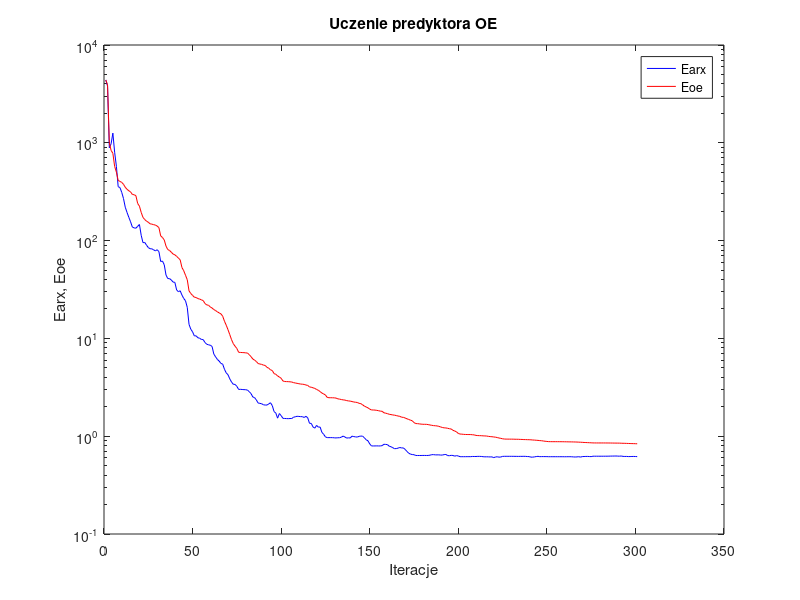
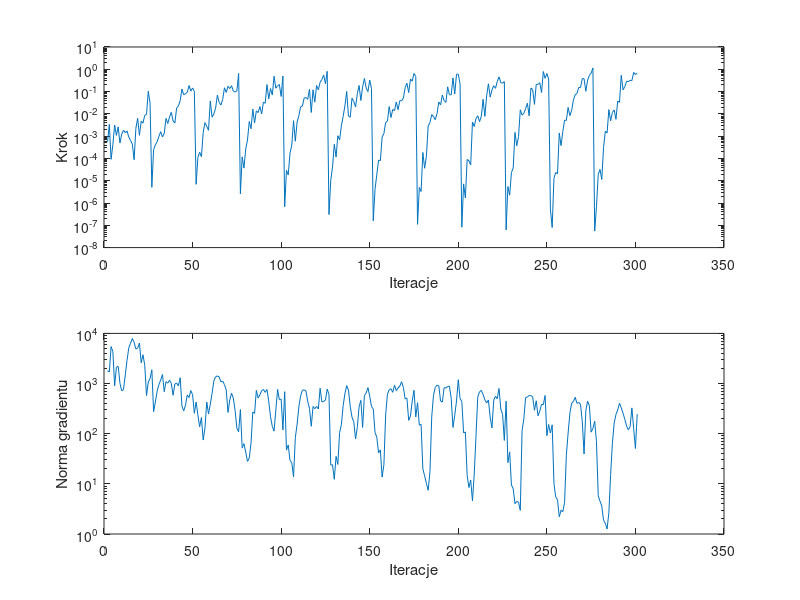

The MATLAB script that drew these images, in order:
%uczenie predyktora oe
clear all;
n=0; farx(n+1)=4.395900e+003; foe(n+1)=4.394085e+003; wspucz(n+1)=0.000000e+000; ng(n+1)=0.000000e+000;
%odnowa zmiennej metryki
n=1; farx(n+1)=3.804030e+003; foe(n+1)=3.913716e+003; krok(n+1)=5.559287e-004; ng(n+1)=1.798271e+003;
n=2; farx(n+1)=8.879641e+002; foe(n+1)=1.003771e+003; krok(n+1)=3.340564e-003; ng(n+1)=1.700854e+003;
n=3; farx(n+1)=9.758728e+002; foe(n+1)=8.361054e+002; krok(n+1)=9.108681e-005; ng(n+1)=5.466667e+003;
n=4; farx(n+1)=1.255990e+003; foe(n+1)=7.811277e+002; krok(n+1)=4.187548e-004; ng(n+1)=4.353864e+003;
n=5; farx(n+1)=8.009496e+002; foe(n+1)=5.748972e+002; krok(n+1)=3.144401e-003; ng(n+1)=8.972536e+002;
n=6; farx(n+1)=5.740729e+002; foe(n+1)=5.010424e+002; krok(n+1)=1.081189e-003; ng(n+1)=2.113970e+003;
n=7; farx(n+1)=3.559466e+002; foe(n+1)=4.128896e+002; krok(n+1)=2.607206e-003; ng(n+1)=2.201644e+003;
n=8; farx(n+1)=3.486292e+002; foe(n+1)=4.028087e+002; krok(n+1)=4.898436e-004; ng(n+1)=1.013465e+003;
n=9; farx(n+1)=3.116901e+002; foe(n+1)=3.937032e+002; krok(n+1)=1.250114e-003; ng(n+1)=7.165206e+002;
n=10; farx(n+1)=2.693335e+002; foe(n+1)=3.765390e+002; krok(n+1)=1.828656e-003; ng(n+1)=7.580413e+002;
n=11; farx(n+1)=2.195243e+002; foe(n+1)=3.510674e+002; krok(n+1)=1.427772e-003; ng(n+1)=1.484740e+003;
n=12; farx(n+1)=1.940410e+002; foe(n+1)=3.344956e+002; krok(n+1)=1.700633e-003; ng(n+1)=2.909408e+003;
n=13; farx(n+1)=1.731384e+002; foe(n+1)=3.234141e+002; krok(n+1)=9.053002e-004; ng(n+1)=5.160931e+003;
n=14; farx(n+1)=1.556406e+002; foe(n+1)=3.149840e+002; krok(n+1)=6.328553e-004; ng(n+1)=6.388751e+003;
n=15; farx(n+1)=1.375138e+002; foe(n+1)=2.964584e+002; krok(n+1)=4.395065e-004; ng(n+1)=7.898629e+003;
n=16; farx(n+1)=1.350236e+002; foe(n+1)=2.944095e+002; krok(n+1)=8.763006e-005; ng(n+1)=6.610335e+003;
n=17; farx(n+1)=1.337846e+002; foe(n+1)=2.881369e+002; krok(n+1)=2.267275e-003; ng(n+1)=4.870991e+003;
n=18; farx(n+1)=1.399712e+002; foe(n+1)=2.397493e+002; krok(n+1)=6.303106e-003; ng(n+1)=5.112471e+003;
n=19; farx(n+1)=1.460768e+002; foe(n+1)=2.249320e+002; krok(n+1)=1.093065e-003; ng(n+1)=6.409120e+003;
n=20; farx(n+1)=1.132453e+002; foe(n+1)=1.942468e+002; krok(n+1)=4.692985e-003; ng(n+1)=2.596385e+003;
n=21; farx(n+1)=9.529809e+001; foe(n+1)=1.727463e+002; krok(n+1)=3.840117e-003; ng(n+1)=3.745515e+003;
n=22; farx(n+1)=9.572867e+001; foe(n+1)=1.641722e+002; krok(n+1)=8.580693e-003; ng(n+1)=2.322666e+003;
n=23; farx(n+1)=8.979242e+001; foe(n+1)=1.579718e+002; krok(n+1)=9.447410e-003; ng(n+1)=5.748720e+002;
n=24; farx(n+1)=8.493827e+001; foe(n+1)=1.541354e+002; krok(n+1)=1.039503e-001; ng(n+1)=1.078750e+003;
n=25; farx(n+1)=8.259186e+001; foe(n+1)=1.485885e+002; krok(n+1)=3.001959e-002; ng(n+1)=1.254958e+003;
%odnowa zmiennej metryki
n=26; farx(n+1)=8.241973e+001; foe(n+1)=1.473179e+002; krok(n+1)=5.082078e-006; ng(n+1)=1.881451e+003;
n=27; farx(n+1)=8.052702e+001; foe(n+1)=1.456153e+002; krok(n+1)=2.463545e-004; ng(n+1)=2.753694e+002;
n=28; farx(n+1)=7.850001e+001; foe(n+1)=1.441106e+002; krok(n+1)=4.090701e-004; ng(n+1)=4.289846e+002;
n=29; farx(n+1)=8.068279e+001; foe(n+1)=1.409409e+002; krok(n+1)=5.636956e-004; ng(n+1)=7.105560e+002;
n=30; farx(n+1)=7.711241e+001; foe(n+1)=1.357575e+002; krok(n+1)=9.709103e-004; ng(n+1)=9.533797e+002;
n=31; farx(n+1)=6.109626e+001; foe(n+1)=1.116950e+002; krok(n+1)=1.588254e-003; ng(n+1)=1.179864e+003;
n=32; farx(n+1)=6.181321e+001; foe(n+1)=1.076274e+002; krok(n+1)=9.152390e-004; ng(n+1)=1.515787e+003;
n=33; farx(n+1)=5.669294e+001; foe(n+1)=1.016105e+002; krok(n+1)=1.317301e-003; ng(n+1)=6.888037e+002;
n=34; farx(n+1)=4.446994e+001; foe(n+1)=8.785387e+001; krok(n+1)=6.283621e-003; ng(n+1)=1.094431e+003;
n=35; farx(n+1)=4.091397e+001; foe(n+1)=8.095600e+001; krok(n+1)=3.671029e-003; ng(n+1)=1.016840e+003;
n=36; farx(n+1)=4.086447e+001; foe(n+1)=7.925471e+001; krok(n+1)=7.251821e-003; ng(n+1)=1.167964e+003;
n=37; farx(n+1)=3.954599e+001; foe(n+1)=7.607714e+001; krok(n+1)=1.170476e-002; ng(n+1)=1.005455e+003;
n=38; farx(n+1)=3.767930e+001; foe(n+1)=7.289586e+001; krok(n+1)=4.841655e-003; ng(n+1)=5.829732e+002;
n=39; farx(n+1)=3.739027e+001; foe(n+1)=7.157548e+001; krok(n+1)=3.878835e-003; ng(n+1)=9.769216e+002;
n=40; farx(n+1)=3.128415e+001; foe(n+1)=6.902546e+001; krok(n+1)=1.819302e-002; ng(n+1)=1.027373e+003;
n=41; farx(n+1)=3.002241e+001; foe(n+1)=6.631078e+001; krok(n+1)=2.284436e-002; ng(n+1)=8.967020e+002;
n=42; farx(n+1)=3.069825e+001; foe(n+1)=6.357418e+001; krok(n+1)=3.899737e-002; ng(n+1)=1.310355e+003;
n=43; farx(n+1)=2.775337e+001; foe(n+1)=5.303171e+001; krok(n+1)=1.300904e-001; ng(n+1)=3.565756e+002;
n=44; farx(n+1)=2.561327e+001; foe(n+1)=4.920134e+001; krok(n+1)=7.204068e-002; ng(n+1)=2.849620e+002;
n=45; farx(n+1)=2.427469e+001; foe(n+1)=4.428770e+001; krok(n+1)=7.959957e-002; ng(n+1)=3.711701e+002;
n=46; farx(n+1)=2.078036e+001; foe(n+1)=3.983531e+001; krok(n+1)=9.228634e-002; ng(n+1)=5.898155e+002;
n=47; farx(n+1)=1.391528e+001; foe(n+1)=3.059506e+001; krok(n+1)=1.865458e-001; ng(n+1)=5.267123e+002;
n=48; farx(n+1)=1.241154e+001; foe(n+1)=2.876027e+001; krok(n+1)=1.044009e-001; ng(n+1)=7.239682e+002;
n=49; farx(n+1)=1.167562e+001; foe(n+1)=2.752739e+001; krok(n+1)=1.453256e-001; ng(n+1)=6.008537e+002;
n=50; farx(n+1)=1.060004e+001; foe(n+1)=2.637117e+001; krok(n+1)=1.015974e-001; ng(n+1)=2.555927e+002;
%odnowa zmiennej metryki
n=51; farx(n+1)=1.063005e+001; foe(n+1)=2.620083e+001; krok(n+1)=6.891598e-006; ng(n+1)=4.277680e+002;
n=52; farx(n+1)=1.015328e+001; foe(n+1)=2.553191e+001; krok(n+1)=1.123689e-004; ng(n+1)=2.354657e+002;
n=53; farx(n+1)=1.004071e+001; foe(n+1)=2.523975e+001; krok(n+1)=1.882222e-004; ng(n+1)=1.375760e+002;
n=54; farx(n+1)=9.748715e+000; foe(n+1)=2.477277e+001; krok(n+1)=1.197023e-004; ng(n+1)=2.106125e+002;
n=55; farx(n+1)=9.716873e+000; foe(n+1)=2.436311e+001; krok(n+1)=1.478815e-003; ng(n+1)=7.478534e+001;
n=56; farx(n+1)=9.081201e+000; foe(n+1)=2.273139e+001; krok(n+1)=4.036613e-003; ng(n+1)=1.307515e+002;
n=57; farx(n+1)=8.714122e+000; foe(n+1)=2.201079e+001; krok(n+1)=2.778799e-003; ng(n+1)=4.285109e+002;
n=58; farx(n+1)=8.604266e+000; foe(n+1)=2.182301e+001; krok(n+1)=1.828656e-003; ng(n+1)=2.467630e+002;
n=59; farx(n+1)=8.511335e+000; foe(n+1)=2.096289e+001; krok(n+1)=3.790730e-002; ng(n+1)=3.902349e+002;
n=60; farx(n+1)=8.280513e+000; foe(n+1)=2.045619e+001; krok(n+1)=7.119007e-003; ng(n+1)=6.317210e+002;
n=61; farx(n+1)=6.912125e+000; foe(n+1)=1.971469e+001; krok(n+1)=9.899545e-003; ng(n+1)=1.132341e+003;
n=62; farx(n+1)=6.473621e+000; foe(n+1)=1.925474e+001; krok(n+1)=1.806042e-002; ng(n+1)=1.355927e+003;
n=63; farx(n+1)=6.098032e+000; foe(n+1)=1.868904e+001; krok(n+1)=6.995615e-002; ng(n+1)=1.420401e+003;
n=64; farx(n+1)=5.864305e+000; foe(n+1)=1.824234e+001; krok(n+1)=3.272372e-002; ng(n+1)=1.355708e+003;
n=65; farx(n+1)=5.550519e+000; foe(n+1)=1.781892e+001; krok(n+1)=2.486715e-002; ng(n+1)=1.079436e+003;
n=66; farx(n+1)=5.455870e+000; foe(n+1)=1.686827e+001; krok(n+1)=4.438543e-002; ng(n+1)=1.123967e+003;
n=67; farx(n+1)=4.833045e+000; foe(n+1)=1.499173e+001; krok(n+1)=1.482879e-001; ng(n+1)=9.481899e+002;
n=68; farx(n+1)=4.440577e+000; foe(n+1)=1.364520e+001; krok(n+1)=9.137743e-002; ng(n+1)=7.489467e+002;
n=69; farx(n+1)=4.251274e+000; foe(n+1)=1.227294e+001; krok(n+1)=1.725040e-001; ng(n+1)=2.655226e+002;
n=70; farx(n+1)=3.856817e+000; foe(n+1)=1.093028e+001; krok(n+1)=1.362644e-001; ng(n+1)=4.721754e+002;
n=71; farx(n+1)=3.578693e+000; foe(n+1)=9.705332e+000; krok(n+1)=1.845727e-001; ng(n+1)=6.425137e+002;
n=72; farx(n+1)=3.392270e+000; foe(n+1)=8.831497e+000; krok(n+1)=1.046893e-001; ng(n+1)=5.118711e+002;
n=73; farx(n+1)=3.385386e+000; foe(n+1)=8.313234e+000; krok(n+1)=9.563284e-002; ng(n+1)=2.910797e+002;
n=74; farx(n+1)=3.233728e+000; foe(n+1)=7.892686e+000; krok(n+1)=1.067078e-001; ng(n+1)=1.287400e+002;
n=75; farx(n+1)=3.007663e+000; foe(n+1)=7.213089e+000; krok(n+1)=6.480438e-001; ng(n+1)=1.094955e+002;
%odnowa zmiennej metryki
n=76; farx(n+1)=3.015580e+000; foe(n+1)=7.186611e+000; krok(n+1)=2.588032e-006; ng(n+1)=3.027931e+002;
n=77; farx(n+1)=3.003906e+000; foe(n+1)=7.165720e+000; krok(n+1)=1.176687e-004; ng(n+1)=5.226469e+001;
n=78; farx(n+1)=2.992895e+000; foe(n+1)=7.151674e+000; krok(n+1)=3.673902e-005; ng(n+1)=6.338897e+001;
n=79; farx(n+1)=2.988857e+000; foe(n+1)=7.113591e+000; krok(n+1)=2.676681e-004; ng(n+1)=4.304088e+001;
n=80; farx(n+1)=2.958762e+000; foe(n+1)=7.085370e+000; krok(n+1)=6.621248e-004; ng(n+1)=2.805938e+001;
n=81; farx(n+1)=2.851310e+000; foe(n+1)=6.812819e+000; krok(n+1)=4.522618e-003; ng(n+1)=3.267702e+001;
n=82; farx(n+1)=2.726711e+000; foe(n+1)=6.508120e+000; krok(n+1)=2.145173e-003; ng(n+1)=6.540597e+001;
n=83; farx(n+1)=2.518842e+000; foe(n+1)=6.157035e+000; krok(n+1)=1.642672e-002; ng(n+1)=2.706628e+002;
n=84; farx(n+1)=2.480345e+000; foe(n+1)=5.996509e+000; krok(n+1)=3.941672e-003; ng(n+1)=2.543845e+002;
n=85; farx(n+1)=2.348413e+000; foe(n+1)=5.801245e+000; krok(n+1)=1.360047e-002; ng(n+1)=7.308242e+002;
n=86; farx(n+1)=2.185474e+000; foe(n+1)=5.538034e+000; krok(n+1)=1.142218e-002; ng(n+1)=5.166427e+002;
n=87; farx(n+1)=2.166277e+000; foe(n+1)=5.466270e+000; krok(n+1)=2.127270e-002; ng(n+1)=5.962409e+002;
n=88; farx(n+1)=2.147310e+000; foe(n+1)=5.429981e+000; krok(n+1)=9.955600e-003; ng(n+1)=7.181921e+002;
n=89; farx(n+1)=2.095097e+000; foe(n+1)=5.330108e+000; krok(n+1)=3.360874e-002; ng(n+1)=7.614929e+002;
n=90; farx(n+1)=2.083022e+000; foe(n+1)=5.291029e+000; krok(n+1)=2.991958e-002; ng(n+1)=6.675973e+002;
n=91; farx(n+1)=2.081422e+000; foe(n+1)=5.059063e+000; krok(n+1)=2.063035e-001; ng(n+1)=7.615719e+002;
n=92; farx(n+1)=2.140182e+000; foe(n+1)=4.957513e+000; krok(n+1)=4.725510e-002; ng(n+1)=4.389572e+002;
n=93; farx(n+1)=2.198314e+000; foe(n+1)=4.769991e+000; krok(n+1)=1.372911e-001; ng(n+1)=2.175913e+002;
n=94; farx(n+1)=2.054551e+000; foe(n+1)=4.695298e+000; krok(n+1)=6.995615e-002; ng(n+1)=1.403772e+002;
n=95; farx(n+1)=1.786628e+000; foe(n+1)=4.365355e+000; krok(n+1)=4.884576e-001; ng(n+1)=1.127002e+002;
n=96; farx(n+1)=1.722508e+000; foe(n+1)=4.294939e+000; krok(n+1)=1.416892e-001; ng(n+1)=2.967251e+002;
n=97; farx(n+1)=1.529477e+000; foe(n+1)=4.134721e+000; krok(n+1)=1.803954e-001; ng(n+1)=7.631133e+002;
n=98; farx(n+1)=1.704859e+000; foe(n+1)=4.025865e+000; krok(n+1)=2.064051e-001; ng(n+1)=4.751071e+002;
n=99; farx(n+1)=1.624186e+000; foe(n+1)=3.911838e+000; krok(n+1)=6.024636e-002; ng(n+1)=4.882169e+002;
n=100; farx(n+1)=1.522746e+000; foe(n+1)=3.672691e+000; krok(n+1)=4.968860e-001; ng(n+1)=1.191841e+002;
%odnowa zmiennej metryki
n=101; farx(n+1)=1.518060e+000; foe(n+1)=3.623572e+000; krok(n+1)=6.797682e-007; ng(n+1)=6.891141e+002;
n=102; farx(n+1)=1.514739e+000; foe(n+1)=3.617246e+000; krok(n+1)=2.941717e-005; ng(n+1)=4.711027e+001;
n=103; farx(n+1)=1.511480e+000; foe(n+1)=3.611536e+000; krok(n+1)=1.817813e-005; ng(n+1)=5.972314e+001;
n=104; farx(n+1)=1.516295e+000; foe(n+1)=3.598886e+000; krok(n+1)=1.733806e-004; ng(n+1)=2.929566e+001;
n=105; farx(n+1)=1.517512e+000; foe(n+1)=3.580917e+000; krok(n+1)=3.970634e-004; ng(n+1)=2.649789e+001;
n=106; farx(n+1)=1.563543e+000; foe(n+1)=3.529841e+000; krok(n+1)=4.974973e-003; ng(n+1)=1.381675e+001;
n=107; farx(n+1)=1.580149e+000; foe(n+1)=3.499845e+000; krok(n+1)=5.911814e-004; ng(n+1)=8.320980e+001;
n=108; farx(n+1)=1.598510e+000; foe(n+1)=3.471220e+000; krok(n+1)=4.289834e-003; ng(n+1)=1.539536e+002;
n=109; farx(n+1)=1.592808e+000; foe(n+1)=3.441598e+000; krok(n+1)=8.300976e-003; ng(n+1)=3.426549e+002;
n=110; farx(n+1)=1.585293e+000; foe(n+1)=3.413793e+000; krok(n+1)=2.076180e-002; ng(n+1)=5.726448e+002;
n=111; farx(n+1)=1.584511e+000; foe(n+1)=3.402047e+000; krok(n+1)=2.243330e-002; ng(n+1)=7.359902e+002;
n=112; farx(n+1)=1.554532e+000; foe(n+1)=3.382999e+000; krok(n+1)=5.160128e-002; ng(n+1)=7.461231e+002;
n=113; farx(n+1)=1.597267e+000; foe(n+1)=3.336589e+000; krok(n+1)=5.405940e-002; ng(n+1)=7.163642e+002;
n=114; farx(n+1)=1.542784e+000; foe(n+1)=3.306155e+000; krok(n+1)=4.486711e-002; ng(n+1)=4.402849e+002;
n=115; farx(n+1)=1.354718e+000; foe(n+1)=3.190556e+000; krok(n+1)=1.261335e-001; ng(n+1)=3.200582e+002;
n=116; farx(n+1)=1.351746e+000; foe(n+1)=3.167908e+000; krok(n+1)=1.154146e-002; ng(n+1)=1.405504e+002;
n=117; farx(n+1)=1.242679e+000; foe(n+1)=3.126079e+000; krok(n+1)=1.200954e-001; ng(n+1)=3.489179e+002;
n=118; farx(n+1)=1.208397e+000; foe(n+1)=3.079994e+000; krok(n+1)=3.353295e-002; ng(n+1)=3.146951e+002;
n=119; farx(n+1)=1.289560e+000; foe(n+1)=3.005302e+000; krok(n+1)=1.872762e-001; ng(n+1)=3.502625e+002;
n=120; farx(n+1)=1.238396e+000; foe(n+1)=2.946447e+000; krok(n+1)=1.197092e-001; ng(n+1)=3.104251e+002;
n=121; farx(n+1)=1.241094e+000; foe(n+1)=2.859053e+000; krok(n+1)=2.617897e-001; ng(n+1)=8.046660e+002;
n=122; farx(n+1)=1.094810e+000; foe(n+1)=2.761851e+000; krok(n+1)=3.427774e-001; ng(n+1)=4.265846e+002;
n=123; farx(n+1)=1.045245e+000; foe(n+1)=2.702963e+000; krok(n+1)=5.556839e-001; ng(n+1)=4.421574e+002;
n=124; farx(n+1)=9.838157e-001; foe(n+1)=2.640730e+000; krok(n+1)=2.268451e-001; ng(n+1)=4.665417e+002;
n=125; farx(n+1)=9.668678e-001; foe(n+1)=2.492252e+000; krok(n+1)=8.127796e-001; ng(n+1)=7.746180e+002;
%odnowa zmiennej metryki
n=126; farx(n+1)=9.674082e-001; foe(n+1)=2.474472e+000; krok(n+1)=3.033376e-007; ng(n+1)=6.055232e+002;
n=127; farx(n+1)=9.672942e-001; foe(n+1)=2.474016e+000; krok(n+1)=1.046074e-005; ng(n+1)=2.378507e+001;
n=128; farx(n+1)=9.665872e-001; foe(n+1)=2.471620e+000; krok(n+1)=4.154824e-005; ng(n+1)=2.407567e+001;
n=129; farx(n+1)=9.630957e-001; foe(n+1)=2.467328e+000; krok(n+1)=4.342261e-004; ng(n+1)=1.228439e+001;
n=130; farx(n+1)=9.598013e-001; foe(n+1)=2.453626e+000; krok(n+1)=1.161197e-004; ng(n+1)=3.529920e+001;
n=131; farx(n+1)=9.646016e-001; foe(n+1)=2.410513e+000; krok(n+1)=1.045638e-003; ng(n+1)=2.438595e+001;
n=132; farx(n+1)=9.645073e-001; foe(n+1)=2.393136e+000; krok(n+1)=6.822427e-004; ng(n+1)=1.049996e+002;
n=133; farx(n+1)=9.780955e-001; foe(n+1)=2.370761e+000; krok(n+1)=2.885366e-003; ng(n+1)=1.513530e+002;
n=134; farx(n+1)=1.002971e+000; foe(n+1)=2.352180e+000; krok(n+1)=7.632150e-003; ng(n+1)=3.614643e+002;
n=135; farx(n+1)=9.812774e-001; foe(n+1)=2.340420e+000; krok(n+1)=2.284436e-002; ng(n+1)=6.285399e+002;
n=136; farx(n+1)=9.559323e-001; foe(n+1)=2.313092e+000; krok(n+1)=1.011873e-001; ng(n+1)=9.101079e+002;
n=137; farx(n+1)=9.632696e-001; foe(n+1)=2.294319e+000; krok(n+1)=8.017859e-003; ng(n+1)=7.430426e+002;
n=138; farx(n+1)=9.587171e-001; foe(n+1)=2.284762e+000; krok(n+1)=7.032104e-003; ng(n+1)=3.513217e+002;
n=139; farx(n+1)=1.001338e+000; foe(n+1)=2.261788e+000; krok(n+1)=5.042484e-002; ng(n+1)=2.124985e+002;
n=140; farx(n+1)=9.912827e-001; foe(n+1)=2.237752e+000; krok(n+1)=3.620221e-002; ng(n+1)=1.738791e+002;
n=141; farx(n+1)=9.838026e-001; foe(n+1)=2.224030e+000; krok(n+1)=2.025137e-002; ng(n+1)=7.866487e+001;
n=142; farx(n+1)=9.799652e-001; foe(n+1)=2.212593e+000; krok(n+1)=8.000730e-002; ng(n+1)=1.339013e+002;
n=143; farx(n+1)=9.966803e-001; foe(n+1)=2.168372e+000; krok(n+1)=1.872762e-001; ng(n+1)=3.439567e+002;
n=144; farx(n+1)=1.003463e+000; foe(n+1)=2.152089e+000; krok(n+1)=3.979978e-002; ng(n+1)=4.622219e+002;
n=145; farx(n+1)=1.000249e+000; foe(n+1)=2.093255e+000; krok(n+1)=1.643984e-001; ng(n+1)=1.336021e+002;
n=146; farx(n+1)=9.635669e-001; foe(n+1)=2.028876e+000; krok(n+1)=3.867248e-001; ng(n+1)=5.780236e+002;
n=147; farx(n+1)=9.190321e-001; foe(n+1)=1.990732e+000; krok(n+1)=1.447238e-001; ng(n+1)=6.480187e+002;
n=148; farx(n+1)=8.980678e-001; foe(n+1)=1.950118e+000; krok(n+1)=9.957579e-002; ng(n+1)=8.313554e+002;
n=149; farx(n+1)=8.345970e-001; foe(n+1)=1.891837e+000; krok(n+1)=3.276650e-001; ng(n+1)=5.589720e+002;
n=150; farx(n+1)=7.952177e-001; foe(n+1)=1.855761e+000; krok(n+1)=1.362644e-001; ng(n+1)=3.483633e+002;
%odnowa zmiennej metryki
n=151; farx(n+1)=7.951449e-001; foe(n+1)=1.854155e+000; krok(n+1)=1.589311e-007; ng(n+1)=3.113597e+002;
n=152; farx(n+1)=7.952674e-001; foe(n+1)=1.849536e+000; krok(n+1)=4.102630e-006; ng(n+1)=1.057800e+002;
n=153; farx(n+1)=7.965313e-001; foe(n+1)=1.837820e+000; krok(n+1)=1.904053e-005; ng(n+1)=8.446647e+001;
n=154; farx(n+1)=7.948361e-001; foe(n+1)=1.822724e+000; krok(n+1)=8.438622e-005; ng(n+1)=4.144181e+001;
n=155; farx(n+1)=7.953497e-001; foe(n+1)=1.804607e+000; krok(n+1)=7.907676e-005; ng(n+1)=4.755493e+001;
n=156; farx(n+1)=8.006181e-001; foe(n+1)=1.797078e+000; krok(n+1)=9.053002e-004; ng(n+1)=1.365977e+001;
n=157; farx(n+1)=8.265981e-001; foe(n+1)=1.737473e+000; krok(n+1)=1.296700e-003; ng(n+1)=2.400462e+001;
n=158; farx(n+1)=8.243379e-001; foe(n+1)=1.718691e+000; krok(n+1)=4.150488e-003; ng(n+1)=2.398305e+002;
n=159; farx(n+1)=8.203520e-001; foe(n+1)=1.702067e+000; krok(n+1)=4.683883e-003; ng(n+1)=6.129798e+002;
n=160; farx(n+1)=7.901175e-001; foe(n+1)=1.675856e+000; krok(n+1)=2.121282e-002; ng(n+1)=7.514325e+002;
n=161; farx(n+1)=7.805402e-001; foe(n+1)=1.663835e+000; krok(n+1)=6.853004e-003; ng(n+1)=7.887379e+002;
n=162; farx(n+1)=7.634888e-001; foe(n+1)=1.649557e+000; krok(n+1)=1.571994e-002; ng(n+1)=6.681443e+002;
n=163; farx(n+1)=7.454502e-001; foe(n+1)=1.640880e+000; krok(n+1)=1.388291e-002; ng(n+1)=9.265998e+002;
n=164; farx(n+1)=7.475510e-001; foe(n+1)=1.625607e+000; krok(n+1)=3.426151e-002; ng(n+1)=7.203393e+002;
n=165; farx(n+1)=7.549550e-001; foe(n+1)=1.607961e+000; krok(n+1)=1.526430e-002; ng(n+1)=8.201379e+002;
n=166; farx(n+1)=7.671592e-001; foe(n+1)=1.596539e+000; krok(n+1)=3.933136e-002; ng(n+1)=8.881658e+002;
n=167; farx(n+1)=7.580070e-001; foe(n+1)=1.563755e+000; krok(n+1)=3.841036e-002; ng(n+1)=1.089296e+003;
n=168; farx(n+1)=7.591094e-001; foe(n+1)=1.558485e+000; krok(n+1)=5.104106e-002; ng(n+1)=8.338399e+002;
n=169; farx(n+1)=7.333151e-001; foe(n+1)=1.535210e+000; krok(n+1)=1.500565e-001; ng(n+1)=4.955949e+002;
n=170; farx(n+1)=6.987546e-001; foe(n+1)=1.507818e+000; krok(n+1)=2.373843e-001; ng(n+1)=5.132799e+002;
n=171; farx(n+1)=6.706282e-001; foe(n+1)=1.483121e+000; krok(n+1)=9.004374e-002; ng(n+1)=1.842680e+002;
n=172; farx(n+1)=6.561411e-001; foe(n+1)=1.459374e+000; krok(n+1)=3.647485e-001; ng(n+1)=2.252730e+002;
n=173; farx(n+1)=6.489807e-001; foe(n+1)=1.437787e+000; krok(n+1)=2.936023e-001; ng(n+1)=4.502925e+002;
n=174; farx(n+1)=6.469230e-001; foe(n+1)=1.378436e+000; krok(n+1)=6.477968e-001; ng(n+1)=7.356318e+002;
n=175; farx(n+1)=6.350777e-001; foe(n+1)=1.346448e+000; krok(n+1)=4.714530e-001; ng(n+1)=2.159963e+002;
%odnowa zmiennej metryki
n=176; farx(n+1)=6.350641e-001; foe(n+1)=1.344259e+000; krok(n+1)=1.104052e-007; ng(n+1)=4.159985e+002;
n=177; farx(n+1)=6.349951e-001; foe(n+1)=1.336436e+000; krok(n+1)=4.977768e-006; ng(n+1)=1.481341e+002;
n=178; farx(n+1)=6.351143e-001; foe(n+1)=1.329401e+000; krok(n+1)=3.270566e-006; ng(n+1)=1.533801e+002;
n=179; farx(n+1)=6.358411e-001; foe(n+1)=1.323856e+000; krok(n+1)=1.848518e-004; ng(n+1)=1.984373e+001;
n=180; farx(n+1)=6.357265e-001; foe(n+1)=1.323187e+000; krok(n+1)=3.625441e-005; ng(n+1)=1.445900e+001;
n=181; farx(n+1)=6.353521e-001; foe(n+1)=1.322380e+000; krok(n+1)=1.239407e-004; ng(n+1)=1.017121e+001;
n=182; farx(n+1)=6.355512e-001; foe(n+1)=1.314631e+000; krok(n+1)=2.855545e-003; ng(n+1)=7.433174e+000;
n=183; farx(n+1)=6.396275e-001; foe(n+1)=1.302560e+000; krok(n+1)=4.055547e-003; ng(n+1)=1.731860e+001;
n=184; farx(n+1)=6.474327e-001; foe(n+1)=1.292511e+000; krok(n+1)=9.231862e-003; ng(n+1)=2.145330e+002;
n=185; farx(n+1)=6.479675e-001; foe(n+1)=1.283482e+000; krok(n+1)=7.627492e-003; ng(n+1)=5.854237e+002;
n=186; farx(n+1)=6.445064e-001; foe(n+1)=1.279000e+000; krok(n+1)=5.478088e-003; ng(n+1)=8.365287e+002;
n=187; farx(n+1)=6.441032e-001; foe(n+1)=1.273760e+000; krok(n+1)=1.021537e-002; ng(n+1)=9.294711e+002;
n=188; farx(n+1)=6.449143e-001; foe(n+1)=1.261676e+000; krok(n+1)=3.413297e-002; ng(n+1)=9.026264e+002;
n=189; farx(n+1)=6.410906e-001; foe(n+1)=1.244252e+000; krok(n+1)=2.502768e-002; ng(n+1)=4.490228e+002;
n=190; farx(n+1)=6.416085e-001; foe(n+1)=1.227988e+000; krok(n+1)=6.995615e-002; ng(n+1)=4.268152e+002;
n=191; farx(n+1)=6.481379e-001; foe(n+1)=1.217587e+000; krok(n+1)=3.907971e-002; ng(n+1)=8.285327e+002;
n=192; farx(n+1)=6.506160e-001; foe(n+1)=1.214683e+000; krok(n+1)=3.264474e-002; ng(n+1)=8.161428e+002;
n=193; farx(n+1)=6.336276e-001; foe(n+1)=1.204723e+000; krok(n+1)=1.630613e-001; ng(n+1)=8.779486e+002;
n=194; farx(n+1)=6.315363e-001; foe(n+1)=1.192071e+000; krok(n+1)=7.143431e-002; ng(n+1)=8.842187e+002;
n=195; farx(n+1)=6.378279e-001; foe(n+1)=1.184862e+000; krok(n+1)=7.143431e-002; ng(n+1)=5.046819e+002;
n=196; farx(n+1)=6.349666e-001; foe(n+1)=1.148631e+000; krok(n+1)=4.104871e-001; ng(n+1)=1.331000e+002;
n=197; farx(n+1)=6.254032e-001; foe(n+1)=1.129601e+000; krok(n+1)=7.841683e-002; ng(n+1)=2.336717e+002;
n=198; farx(n+1)=6.331371e-001; foe(n+1)=1.107698e+000; krok(n+1)=5.962951e-001; ng(n+1)=4.503266e+002;
n=199; farx(n+1)=6.275942e-001; foe(n+1)=1.067098e+000; krok(n+1)=6.053697e-001; ng(n+1)=1.191762e+003;
n=200; farx(n+1)=6.173678e-001; foe(n+1)=1.051689e+000; krok(n+1)=2.226006e-001; ng(n+1)=5.010270e+002;
%odnowa zmiennej metryki
n=201; farx(n+1)=6.173682e-001; foe(n+1)=1.049730e+000; krok(n+1)=8.209974e-008; ng(n+1)=4.403205e+002;
n=202; farx(n+1)=6.173711e-001; foe(n+1)=1.043896e+000; krok(n+1)=7.204914e-006; ng(n+1)=1.038598e+002;
n=203; farx(n+1)=6.174180e-001; foe(n+1)=1.041799e+000; krok(n+1)=1.676565e-006; ng(n+1)=1.080930e+002;
n=204; farx(n+1)=6.178485e-001; foe(n+1)=1.040329e+000; krok(n+1)=9.012338e-005; ng(n+1)=1.478282e+001;
n=205; farx(n+1)=6.178594e-001; foe(n+1)=1.039998e+000; krok(n+1)=7.847260e-005; ng(n+1)=8.452855e+000;
n=206; farx(n+1)=6.178303e-001; foe(n+1)=1.039546e+000; krok(n+1)=5.121654e-005; ng(n+1)=1.192336e+001;
n=207; farx(n+1)=6.205740e-001; foe(n+1)=1.034962e+000; krok(n+1)=4.323984e-003; ng(n+1)=4.598217e+000;
n=208; farx(n+1)=6.202572e-001; foe(n+1)=1.031351e+000; krok(n+1)=2.692761e-003; ng(n+1)=1.567158e+001;
n=209; farx(n+1)=6.202458e-001; foe(n+1)=1.018837e+000; krok(n+1)=6.192369e-003; ng(n+1)=9.091607e+001;
n=210; farx(n+1)=6.219715e-001; foe(n+1)=1.014985e+000; krok(n+1)=8.204311e-003; ng(n+1)=5.456460e+002;
n=211; farx(n+1)=6.218635e-001; foe(n+1)=1.013224e+000; krok(n+1)=4.464645e-003; ng(n+1)=6.838656e+002;
n=212; farx(n+1)=6.208676e-001; foe(n+1)=1.012157e+000; krok(n+1)=7.767283e-003; ng(n+1)=7.318076e+002;
n=213; farx(n+1)=6.173195e-001; foe(n+1)=1.008249e+000; krok(n+1)=4.486711e-002; ng(n+1)=6.050793e+002;
n=214; farx(n+1)=6.152009e-001; foe(n+1)=1.006460e+000; krok(n+1)=7.716255e-003; ng(n+1)=4.764692e+002;
n=215; farx(n+1)=6.159698e-001; foe(n+1)=1.004134e+000; krok(n+1)=6.385486e-002; ng(n+1)=4.092724e+002;
n=216; farx(n+1)=6.150405e-001; foe(n+1)=9.962159e-001; krok(n+1)=2.223238e-001; ng(n+1)=4.698267e+002;
n=217; farx(n+1)=6.136871e-001; foe(n+1)=9.911423e-001; krok(n+1)=5.625683e-002; ng(n+1)=2.135296e+002;
n=218; farx(n+1)=6.149861e-001; foe(n+1)=9.877566e-001; krok(n+1)=1.178633e-001; ng(n+1)=1.304062e+002;
n=219; farx(n+1)=6.038265e-001; foe(n+1)=9.821866e-001; krok(n+1)=1.827549e-001; ng(n+1)=4.648929e+002;
n=220; farx(n+1)=6.126915e-001; foe(n+1)=9.774134e-001; krok(n+1)=1.399123e-001; ng(n+1)=5.569297e+002;
n=221; farx(n+1)=6.164719e-001; foe(n+1)=9.688240e-001; krok(n+1)=2.818076e-001; ng(n+1)=4.989838e+002;
n=222; farx(n+1)=6.101672e-001; foe(n+1)=9.582107e-001; krok(n+1)=4.584092e-001; ng(n+1)=7.970664e+002;
n=223; farx(n+1)=6.129497e-001; foe(n+1)=9.508799e-001; krok(n+1)=2.522954e-001; ng(n+1)=3.104478e+002;
n=224; farx(n+1)=6.218001e-001; foe(n+1)=9.409675e-001; krok(n+1)=2.382113e-001; ng(n+1)=2.430122e+002;
n=225; farx(n+1)=6.228781e-001; foe(n+1)=9.357338e-001; krok(n+1)=2.800362e-001; ng(n+1)=7.340823e+001;
%odnowa zmiennej metryki
n=226; farx(n+1)=6.228814e-001; foe(n+1)=9.338953e-001; krok(n+1)=6.257982e-008; ng(n+1)=4.450210e+002;
n=227; farx(n+1)=6.228758e-001; foe(n+1)=9.335878e-001; krok(n+1)=5.465856e-006; ng(n+1)=2.656493e+001;
n=228; farx(n+1)=6.228731e-001; foe(n+1)=9.332442e-001; krok(n+1)=2.246456e-006; ng(n+1)=4.331270e+001;
n=229; farx(n+1)=6.228128e-001; foe(n+1)=9.330466e-001; krok(n+1)=2.296646e-005; ng(n+1)=9.477172e+000;
n=230; farx(n+1)=6.226694e-001; foe(n+1)=9.328160e-001; krok(n+1)=3.743832e-005; ng(n+1)=8.048068e+000;
n=231; farx(n+1)=6.222207e-001; foe(n+1)=9.309603e-001; krok(n+1)=1.462416e-003; ng(n+1)=4.015508e+000;
n=232; farx(n+1)=6.220534e-001; foe(n+1)=9.305528e-001; krok(n+1)=3.729504e-004; ng(n+1)=4.474700e+000;
n=233; farx(n+1)=6.214850e-001; foe(n+1)=9.299233e-001; krok(n+1)=9.458427e-004; ng(n+1)=4.310331e+000;
n=234; farx(n+1)=6.223529e-001; foe(n+1)=9.273482e-001; krok(n+1)=1.519863e-002; ng(n+1)=2.963423e+000;
n=235; farx(n+1)=6.219988e-001; foe(n+1)=9.265104e-001; krok(n+1)=8.899418e-003; ng(n+1)=1.144995e+002;
n=236; farx(n+1)=6.227811e-001; foe(n+1)=9.237656e-001; krok(n+1)=1.034502e-002; ng(n+1)=1.970396e+002;
n=237; farx(n+1)=6.218687e-001; foe(n+1)=9.232082e-001; krok(n+1)=1.725161e-002; ng(n+1)=5.249875e+002;
n=238; farx(n+1)=6.196481e-001; foe(n+1)=9.212658e-001; krok(n+1)=3.006981e-002; ng(n+1)=5.397269e+002;
n=239; farx(n+1)=6.187034e-001; foe(n+1)=9.208208e-001; krok(n+1)=8.166461e-003; ng(n+1)=5.769153e+002;
n=240; farx(n+1)=6.108970e-001; foe(n+1)=9.186629e-001; krok(n+1)=1.447238e-001; ng(n+1)=5.753574e+002;
n=241; farx(n+1)=6.110446e-001; foe(n+1)=9.143908e-001; krok(n+1)=1.213694e-001; ng(n+1)=5.419477e+002;
n=242; farx(n+1)=6.145862e-001; foe(n+1)=9.128164e-001; krok(n+1)=2.667694e-002; ng(n+1)=2.929863e+002;
n=243; farx(n+1)=6.193173e-001; foe(n+1)=9.089051e-001; krok(n+1)=2.075249e-001; ng(n+1)=4.535055e+002;
n=244; farx(n+1)=6.227034e-001; foe(n+1)=9.063611e-001; krok(n+1)=2.093785e-001; ng(n+1)=2.280990e+002;
n=245; farx(n+1)=6.177972e-001; foe(n+1)=9.016259e-001; krok(n+1)=2.498965e-001; ng(n+1)=2.811817e+002;
n=246; farx(n+1)=6.187057e-001; foe(n+1)=8.992143e-001; krok(n+1)=9.004374e-002; ng(n+1)=3.870118e+002;
n=247; farx(n+1)=6.187847e-001; foe(n+1)=8.932543e-001; krok(n+1)=7.927530e-001; ng(n+1)=3.778580e+002;
n=248; farx(n+1)=6.184892e-001; foe(n+1)=8.879863e-001; krok(n+1)=3.923690e-001; ng(n+1)=5.785867e+002;
n=249; farx(n+1)=6.184511e-001; foe(n+1)=8.839668e-001; krok(n+1)=6.480438e-001; ng(n+1)=9.137060e+001;
n=250; farx(n+1)=6.170747e-001; foe(n+1)=8.802044e-001; krok(n+1)=3.691454e-001; ng(n+1)=1.528713e+002;
%odnowa zmiennej metryki
n=251; farx(n+1)=6.170751e-001; foe(n+1)=8.794781e-001; krok(n+1)=5.269870e-007; ng(n+1)=1.032516e+002;
n=252; farx(n+1)=6.170695e-001; foe(n+1)=8.791429e-001; krok(n+1)=7.946557e-008; ng(n+1)=1.502946e+002;
n=253; farx(n+1)=6.170272e-001; foe(n+1)=8.790011e-001; krok(n+1)=1.290553e-005; ng(n+1)=1.021209e+001;
n=254; farx(n+1)=6.169992e-001; foe(n+1)=8.789429e-001; krok(n+1)=2.357491e-005; ng(n+1)=5.458021e+000;
n=255; farx(n+1)=6.169745e-001; foe(n+1)=8.788974e-001; krok(n+1)=2.047978e-005; ng(n+1)=4.853651e+000;
n=256; farx(n+1)=6.169213e-001; foe(n+1)=8.785515e-001; krok(n+1)=1.387045e-003; ng(n+1)=2.209650e+000;
n=257; farx(n+1)=6.170211e-001; foe(n+1)=8.782848e-001; krok(n+1)=3.764443e-004; ng(n+1)=2.975585e+000;
n=258; farx(n+1)=6.169998e-001; foe(n+1)=8.780029e-001; krok(n+1)=1.592864e-003; ng(n+1)=2.785547e+000;
n=259; farx(n+1)=6.163615e-001; foe(n+1)=8.771894e-001; krok(n+1)=5.214527e-003; ng(n+1)=4.260393e+000;
n=260; farx(n+1)=6.167784e-001; foe(n+1)=8.767114e-001; krok(n+1)=5.060913e-003; ng(n+1)=3.721197e+001;
n=261; farx(n+1)=6.170514e-001; foe(n+1)=8.757280e-001; krok(n+1)=1.939776e-002; ng(n+1)=1.031901e+002;
n=262; farx(n+1)=6.172432e-001; foe(n+1)=8.749763e-001; krok(n+1)=8.300976e-003; ng(n+1)=2.563401e+002;
n=263; farx(n+1)=6.163343e-001; foe(n+1)=8.746776e-001; krok(n+1)=1.430505e-002; ng(n+1)=4.068834e+002;
n=264; farx(n+1)=6.141053e-001; foe(n+1)=8.735693e-001; krok(n+1)=4.284718e-002; ng(n+1)=4.389016e+002;
n=265; farx(n+1)=6.128433e-001; foe(n+1)=8.727257e-001; krok(n+1)=7.208292e-002; ng(n+1)=5.315559e+002;
n=266; farx(n+1)=6.141728e-001; foe(n+1)=8.712757e-001; krok(n+1)=8.268560e-002; ng(n+1)=4.028742e+002;
n=267; farx(n+1)=6.175565e-001; foe(n+1)=8.693930e-001; krok(n+1)=1.534454e-001; ng(n+1)=4.200118e+002;
n=268; farx(n+1)=6.112554e-001; foe(n+1)=8.678352e-001; krok(n+1)=1.495694e-001; ng(n+1)=3.838751e+002;
n=269; farx(n+1)=6.189897e-001; foe(n+1)=8.655945e-001; krok(n+1)=3.805404e-001; ng(n+1)=1.740892e+002;
n=270; farx(n+1)=6.199183e-001; foe(n+1)=8.628918e-001; krok(n+1)=3.762637e-001; ng(n+1)=3.934832e+001;
n=271; farx(n+1)=6.210132e-001; foe(n+1)=8.615316e-001; krok(n+1)=1.032026e-001; ng(n+1)=2.890642e+002;
n=272; farx(n+1)=6.213869e-001; foe(n+1)=8.596904e-001; krok(n+1)=3.307424e-001; ng(n+1)=4.469597e+002;
n=273; farx(n+1)=6.195794e-001; foe(n+1)=8.579150e-001; krok(n+1)=5.312625e-001; ng(n+1)=3.595051e+002;
n=274; farx(n+1)=6.185801e-001; foe(n+1)=8.561159e-001; krok(n+1)=6.744582e-001; ng(n+1)=1.074043e+002;
n=275; farx(n+1)=6.243054e-001; foe(n+1)=8.538617e-001; krok(n+1)=1.145368e+000; ng(n+1)=1.272205e+002;
%odnowa zmiennej metryki
n=276; farx(n+1)=6.243098e-001; foe(n+1)=8.535756e-001; krok(n+1)=5.506491e-008; ng(n+1)=1.773425e+002;
n=277; farx(n+1)=6.243059e-001; foe(n+1)=8.531633e-001; krok(n+1)=6.841073e-007; ng(n+1)=6.984939e+001;
n=278; farx(n+1)=6.242973e-001; foe(n+1)=8.531071e-001; krok(n+1)=1.890200e-005; ng(n+1)=5.783956e+000;
n=279; farx(n+1)=6.242597e-001; foe(n+1)=8.530582e-001; krok(n+1)=3.223481e-005; ng(n+1)=4.495237e+000;
n=280; farx(n+1)=6.242466e-001; foe(n+1)=8.530479e-001; krok(n+1)=1.138585e-005; ng(n+1)=3.635890e+000;
n=281; farx(n+1)=6.242440e-001; foe(n+1)=8.529971e-001; krok(n+1)=3.063017e-004; ng(n+1)=1.874132e+000;
n=282; farx(n+1)=6.244953e-001; foe(n+1)=8.527786e-001; krok(n+1)=1.667309e-003; ng(n+1)=1.630285e+000;
n=283; farx(n+1)=6.245808e-001; foe(n+1)=8.526272e-001; krok(n+1)=1.387045e-003; ng(n+1)=1.258554e+000;
n=284; farx(n+1)=6.250115e-001; foe(n+1)=8.522635e-001; krok(n+1)=1.552665e-002; ng(n+1)=2.656470e+000;
n=285; farx(n+1)=6.260537e-001; foe(n+1)=8.518138e-001; krok(n+1)=4.889122e-003; ng(n+1)=1.549796e+001;
n=286; farx(n+1)=6.263047e-001; foe(n+1)=8.511922e-001; krok(n+1)=1.165868e-002; ng(n+1)=6.496811e+001;
n=287; farx(n+1)=6.267977e-001; foe(n+1)=8.506289e-001; krok(n+1)=1.506159e-002; ng(n+1)=1.633566e+002;
n=288; farx(n+1)=6.274915e-001; foe(n+1)=8.502843e-001; krok(n+1)=5.699196e-003; ng(n+1)=2.415312e+002;
n=289; farx(n+1)=6.259160e-001; foe(n+1)=8.498933e-001; krok(n+1)=3.747106e-002; ng(n+1)=2.979591e+002;
n=290; farx(n+1)=6.245154e-001; foe(n+1)=8.496130e-001; krok(n+1)=3.281725e-002; ng(n+1)=4.043731e+002;
n=291; farx(n+1)=6.274398e-001; foe(n+1)=8.474632e-001; krok(n+1)=5.386117e-001; ng(n+1)=3.295245e+002;
n=292; farx(n+1)=6.217929e-001; foe(n+1)=8.465137e-001; krok(n+1)=1.197092e-001; ng(n+1)=2.564489e+002;
n=293; farx(n+1)=6.207491e-001; foe(n+1)=8.457139e-001; krok(n+1)=1.659775e-001; ng(n+1)=1.947311e+002;
n=294; farx(n+1)=6.213871e-001; foe(n+1)=8.442760e-001; krok(n+1)=2.893371e-001; ng(n+1)=1.424775e+002;
n=295; farx(n+1)=6.190338e-001; foe(n+1)=8.430178e-001; krok(n+1)=2.779352e-001; ng(n+1)=1.195198e+002;
n=296; farx(n+1)=6.195190e-001; foe(n+1)=8.413485e-001; krok(n+1)=3.185792e-001; ng(n+1)=1.387691e+002;
n=297; farx(n+1)=6.203591e-001; foe(n+1)=8.404194e-001; krok(n+1)=3.103642e-001; ng(n+1)=3.269578e+002;
n=298; farx(n+1)=6.208317e-001; foe(n+1)=8.394375e-001; krok(n+1)=7.178655e-001; ng(n+1)=1.280799e+002;
n=299; farx(n+1)=6.200615e-001; foe(n+1)=8.383303e-001; krok(n+1)=5.842182e-001; ng(n+1)=5.068309e+001;
n=300; farx(n+1)=6.182486e-001; foe(n+1)=8.365586e-001; krok(n+1)=6.643777e-001; ng(n+1)=2.455256e+002;

figure; semilogy(farx,'b'); hold on; semilogy(foe,'r'); xlabel('Iteracje'); ylabel('Earx, Eoe'); legend('Earx','Eoe'); title('Uczenie predyktora OE');
figure; subplot(2,1,1); semilogy(krok); xlabel('Iteracje'); ylabel('Krok');
subplot(2,1,2); semilogy(ng); xlabel('Iteracje'); ylabel('Norma gradientu');
Earx=farx(n+1)
Eoe=foe(n+1)
